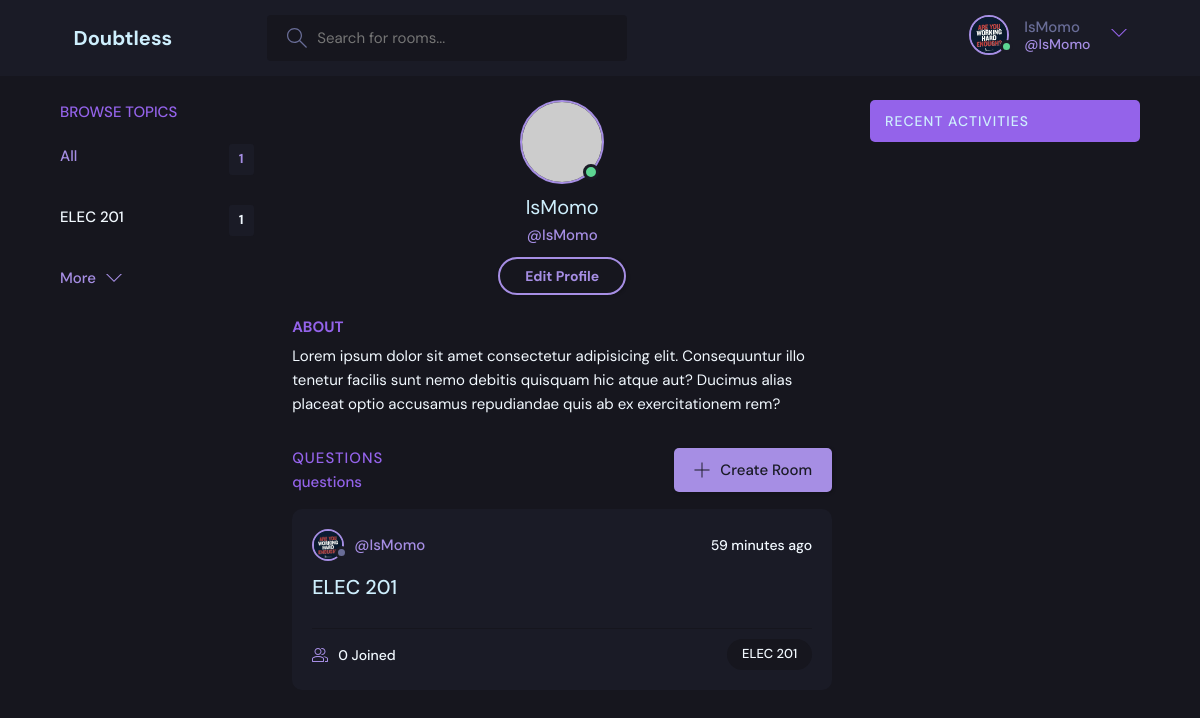
The page /profile/1/ (signed in) on the database its author committed.
### base/models.py (models this page shows, shortened)
class User(AbstractUser):
    name = models.CharField(max_length=20, null=True)
    email = models.EmailField(unique=True, null=True)
    bio = models.TextField(null=True)
    avatar = models.ImageField(null=True, default="avatar.svg")
    USERNAME_FIELD = 'email'
    REQUIRED_FIELDS = []

class Topic(models.Model):
    name = models.CharField(max_length=200)

class Questions(models.Model):
    host = models.ForeignKey(User, on_delete=models.SET_NULL, null=True)
    topic = models.ForeignKey(Topic, on_delete=models.SET_NULL, null=True)
    name = models.CharField(max_length=200)
    description = models.TextField(null=True, blank=True)
    participants = models.ManyToManyField(User, related_name='participants', blank=True)
    updated = models.DateTimeField(auto_now=True)
    created = models.DateTimeField(auto_now_add=True)
    class Meta:
        ordering = ['-updated', '-created']

### base/views.py (the view)
# urls.py: path('profile/<str:pk>/', views.userProfile, name="user-profile"),
def userProfile(request, pk):
    user = User.objects.get(id = pk)
    quests = user.questions_set.all()
    questions_answers = user.answer_set.all()
    topics = Topic.objects.all()
    context={'user':user, 'quests':quests, 'questions_answers':questions_answers, 'topics': topics}
    return render(request, 'profile.html', context)

### templates/profile.html (shortened to what this page needs)
{% extends 'MainTemplate.html' %}
{% block content %}
<main class="profile-page layout layout--3">
  <div class="container">
    {% include 'topics_component.html' %}
    <div class="roomList">
      <div class="profile">
        <div class="profile__avatar">
          <div class="avatar avatar--large active">
            <img src="https://randomuser.me/api/portraits/men/11.jpg" />
          </div>
        </div>
        <div class="profile__info">
          <h3>{{user.username}}</h3>
          <p>@{{user.username}}</p>
          {% if request.user == user %}
          <a href="{% url 'update-user' %}" class="btn btn--main btn--pill">Edit Profile</a>
          {% endif %}
        </div>
        <div class="profile__about">
          <h3>About</h3>
          <p>
            Lorem ipsum dolor sit amet consectetur adipisicing elit. Consequuntur illo tenetur
            facilis sunt nemo debitis quisquam hic atque aut? Ducimus alias placeat optio
            accusamus repudiandae quis ab ex exercitationem rem?
          </p>
        </div>
      </div>
      <div class="roomList__header">
        <div>
          <h2>Questions</h2>
          <p>{{questions_count}} questions</p>
        </div>
        <a class="btn btn--main" href="{% url 'create-questions' %}">
          <svg version="1.1" xmlns="http://www.w3.org/2000/svg" width="32" height="32" viewBox="0 0 32 32">
            <title>add</title>
            <path
              d="M16.943 0.943h-1.885v14.115h-14.115v1.885h14.115v14.115h1.885v-14.115h14.115v-1.885h-14.115v-14.115z"
            ></path>
          </svg>
          Create Room
        </a>
      </div>
      {% include 'feed_component.html' %}
    </div>
    {% include 'activity_component.html' %}
  </div>
</main>
{% endblock content %}

### templates/navbar.html (shortened to what this page needs)
{% load static %}
<header class="header header--loggedIn">
    <div class="container">
        <a href="{% url 'home' %}" class="header__logo">
        <h1>Doubtless</h1>
        </a>
        <form class="header__search" method="GET" action="{% url 'home' %}">
        <label>
            <input name="q" placeholder="Search for rooms..." />
        </label>
        </form>
        <nav class="header__menu">
        {% if request.user.is_authenticated %}
        <div class="header__user">
            <a href="{% url 'update-user' %}">
            <div class="avatar avatar--medium active">
                <img src="{{request.user.avatar.url}}" />
            </div>
            <p>{{request.user.username}} <span>@{{request.user.username}}</span></p>
            </a>
            <button class="dropdown-button">
            <svg version="1.1" xmlns="http://www.w3.org/2000/svg" width="32" height="32" viewBox="0 0 32 32">
                <title>chevron-down</title>
                <path d="M16 21l-13-13h-3l16 16 16-16h-3l-13 13z"></path>
            </svg>
            </button>
        </div>
        {% else %}
        <a href="{% url 'login' %}">
            <img src="{% static 'images/avatar.svg' %}" />
            <p>Login</p>
        </a>
        {% endif %}
        </nav>
    </div>
</header>

### templates/topics_component.html
<div class="topics">
    <div class="topics__header">
      <h2>Browse Topics</h2>
    </div>
    <ul class="topics__list">
      <li>
        <a href="{% url 'home' %}" class="active">All <span>{{topics.count}}</span></a>
      </li>
      {% for topic in topics %}
      <li>
        <a href="{% url 'home' %}?q={{topic.name}}">{{topic.name}} <span>{{topic.questions_set.all.count}}</span></a>
      </li>
      {% endfor %}
    </ul>
    <a class="btn btn--link" href="{% url "topics" %}">
      More
      <svg version="1.1" xmlns="http://www.w3.org/2000/svg" width="32" height="32" viewBox="0 0 32 32">
        <title>chevron-down</title>
        <path d="M16 21l-13-13h-3l16 16 16-16h-3l-13 13z"></path>
      </svg>
    </a>
  </div>

### templates/feed_component.html (shortened to what this page needs)
{% for quest in quests %}
<div class="roomListRoom">
    <div class="roomListRoom__header">
      <a href="{% url 'user-profile' quest.host.id %}" class="roomListRoom__author">
        <div class="avatar avatar--small">
          <img src="{{quest.host.avatar.url}}" />
        </div>
        <span>@{{quest.host.username}}</span>
      </a>
      <div class="roomListRoom__actions">
        <span>{{quest.created | timesince}} ago</span>
      </div>
    </div>
    <div class="roomListRoom__content">
      <a href="{% url 'questions' quest.id%}">{{quest.name}}</a>
    </div>
    <div class="roomListRoom__meta">
      <a href="{% url 'questions' quest.id%}" class="roomListRoom__joined">
        {{quest.participants.all.count}} Joined
      </a>
      <p class="roomListRoom__topic">{{quest.topic.name}}</p>
    </div>
</div>
{% endfor %}

### rows shown on the page
User: user.avatar (picture), user.username "IsMomo", username "IsMomo"
Topic: name "ELEC 201", questions_set.all.count "1"
Questions: host.avatar (picture), host.username "IsMomo", created "59 minutes", name "ELEC 201", participants.all.count "0", topic.name "ELEC 201"

### other values the page prints
{{ topics.count }} "1"
